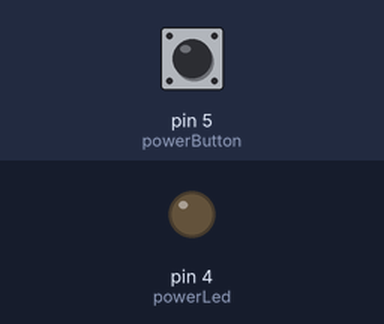
Simulated run of this sketch. Board: Arduino Leonardo, built with avr-gcc and run on an emulated ATmega32U4. On the bench: output pins drawn as LEDs (lit = HIGH). The inputs (shaded band) are chosen by the test bench; at power-on: pin 5 (powerButton) HIGH. USB keyboard and mouse output is not drawn.

Above: at 1.2 s.
1.3 s: pin 5 (powerButton) pulled LOW for 0.15 s
At 1.37 s:
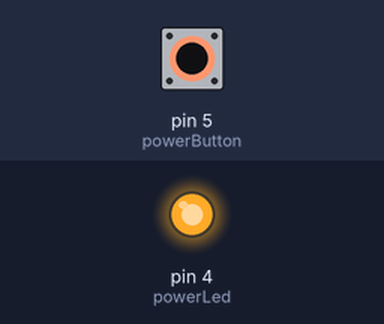
2.9 s: pin 5 (powerButton) pulled LOW for 3.2 s
At 6.9 s:
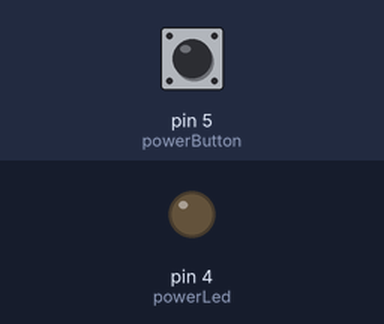
Timing chart, 0 to 8.4 s (numbered marks = the images above; inputs shaded):
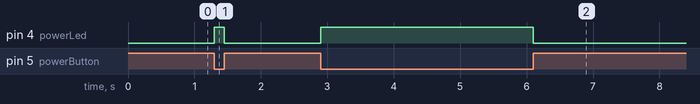

The sketch:

v1.ino
```cpp
#include <Joystick.h>

Joystick_ Joystick;

const int powerButton = 5;
const int powerLed = 4;


void setup() {
  Joystick.begin();
  pinMode(powerButton, INPUT);
  pinMode(powerLed, OUTPUT);
}

void loop() {
  if(digitalRead(powerButton) == LOW){
    digitalWrite(powerLed, HIGH);
  }
  else{
    digitalWrite(powerLed, LOW);
  }
  delay(50);
}
```

Measured:
- after the input at 1.3 s, pin 4 (powerLed): LOW → HIGH at once, → LOW 0.15 s later
- after the input at 2.9 s, pin 4 (powerLed): LOW → HIGH at once, → LOW 3.2 s later
